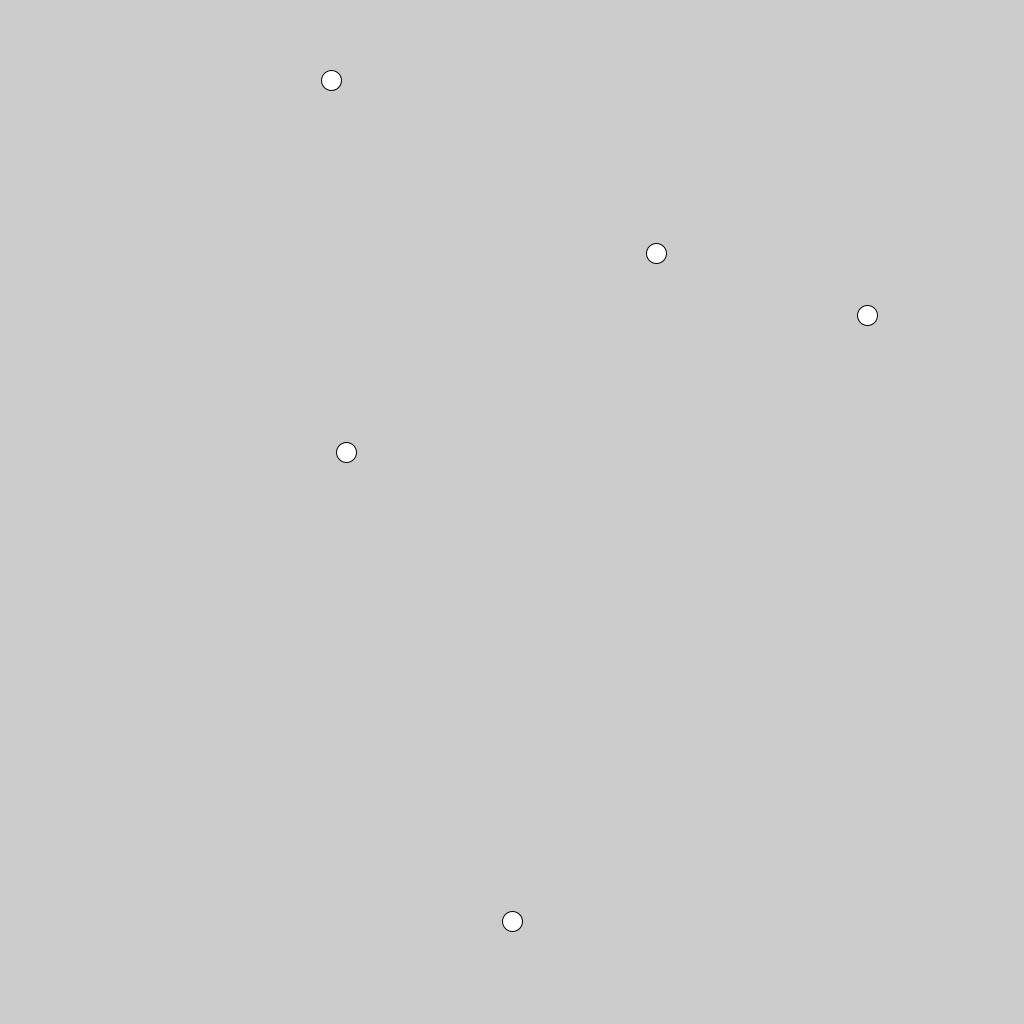
Frame 1 (no input)
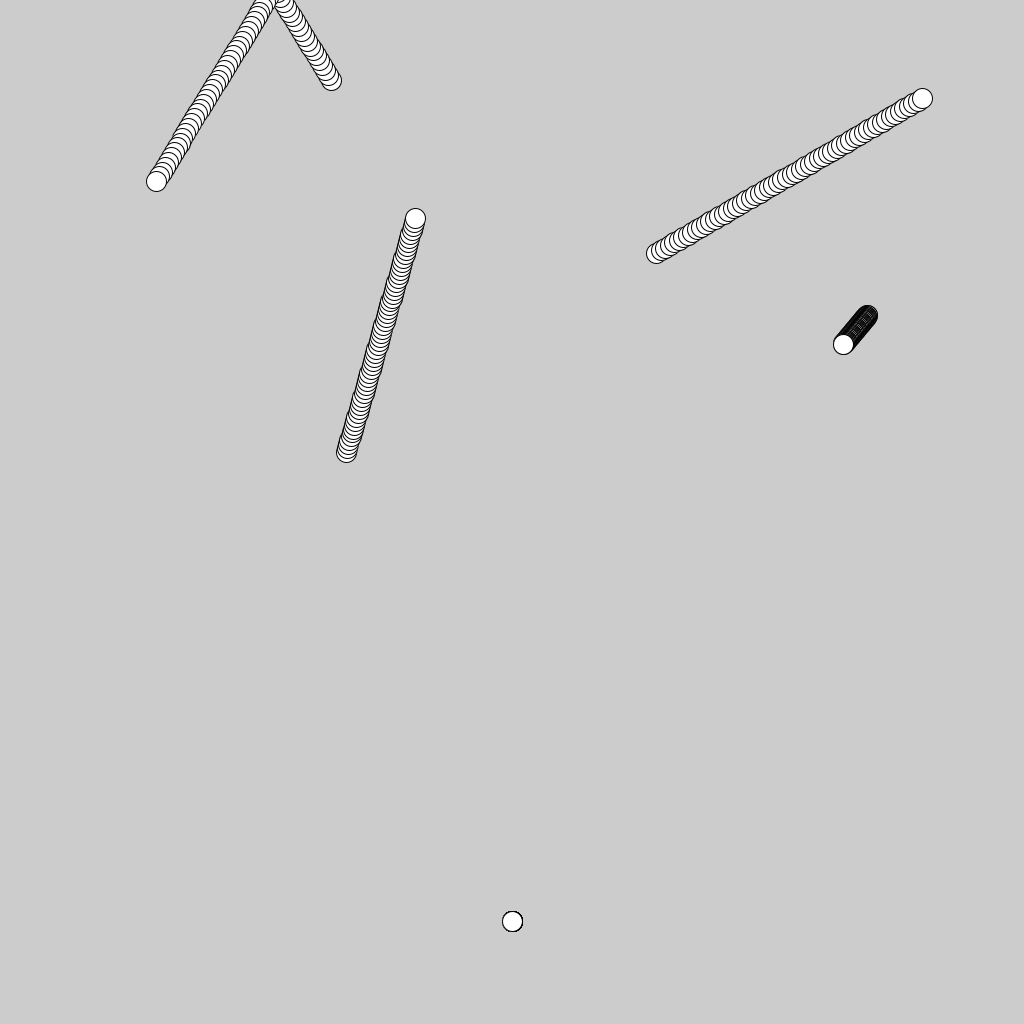
Frame 60 (the mouse pressed at the canvas centre just before this capture)
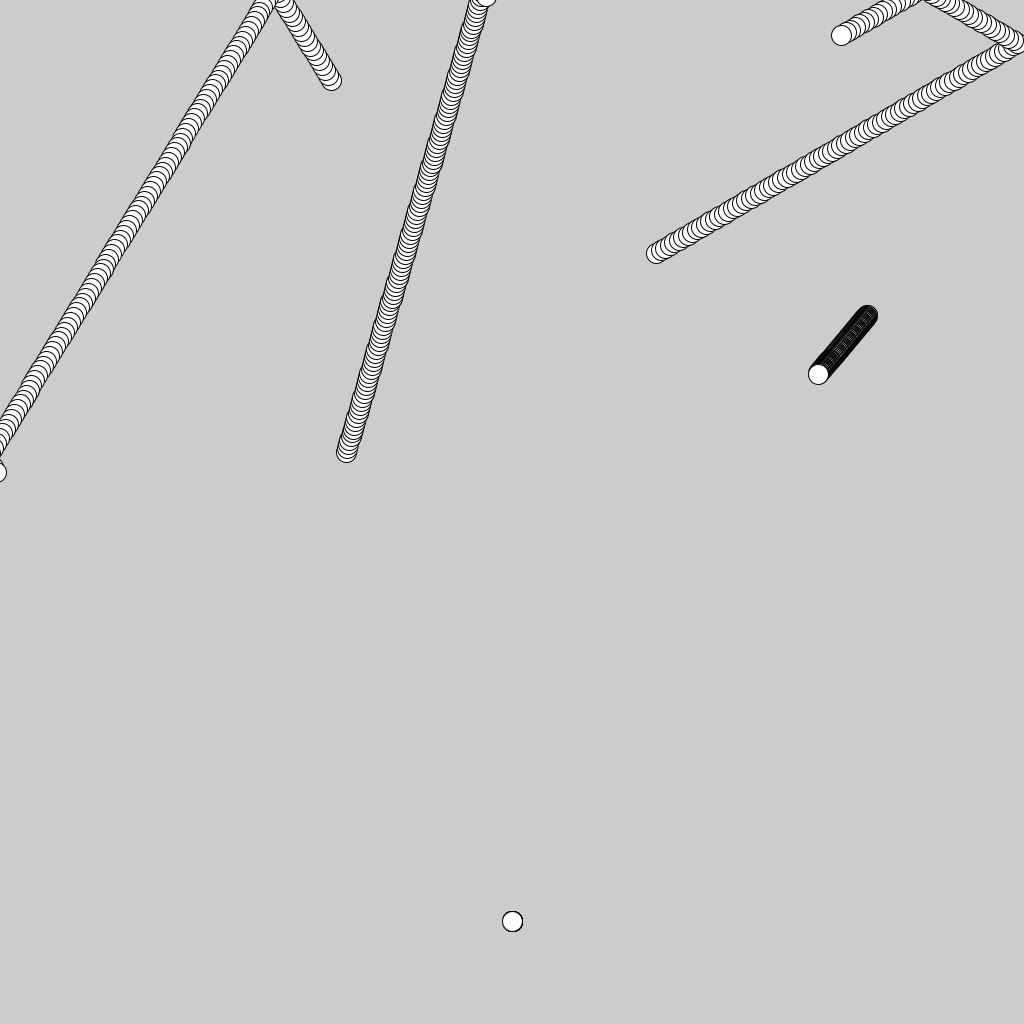
Frame 120 (the mouse held since frame 60 and released just before this capture)

The Processing sketch that drew these frames (run headless with seeded random() and noise(); from frame 60 on, the mouse is pressed at the canvas centre):

// Processing sketch: InputDemo
// ── InputDemo.pde
// ArrayList<Enemy> enemies;
ArrayList<Enemy> enemies = new ArrayList<Enemy>();
float x = 0;
float y = 0;

void setup() {
	size(1024, 1024);

	

	//Create our apples or pears
	// for (int i = 0; i < numberOfBalls; ++i) {
	// 	//random with 50% chance of having apples.
	// 	if (random(0, 1) < 0.5) {
	// 		balls[i] = new Apple();
	// 	}
	// 	else {
	// 		balls[i] = new Pear();
	// 	}
	// }
	enemies.add(new Enemy());
	enemies.add(new Enemy());
	enemies.add(new Enemy());
	enemies.add(new Enemy());
	// if (balls[0] instanceof Apple) {
	// 	println("apple");
	// }
	// else {
	// 	println("not apple");
	// }

	x = width / 2;
	y = height * 0.9;
}

void draw() {

	x += getXaxis() * 5;
	y += getYaxis() * 5;

	ellipse(x, y, 20, 20);

	for (Enemy e : enemies) {
		e.update();
		e.draw();
	}

	// //loop throuh all balls
	// for (int i = 0; i < numberOfBalls; ++i) {

	// 	//Check collision against all following balls
	// 	for (int j = i+1; j < numberOfBalls; ++j) {
			
	// 		//If size is zero, skip check and move on.
	// 		if (balls[i].size == 0 || balls[j].size == 0) {
	// 			continue;
	// 		}

	// 		//Run collision check code, current balls[i] agains all remaing balls.
	// 		boolean hasCollided = collision(balls[i].position.x, 
	// 										balls[i].position.y,
	// 										balls[i].size/2, 

	// 										balls[j].position.x, 
	// 										balls[j].position.y,
	// 										balls[j].size/2);

	// 		//If we have collided set size to zero.
	// 		if (hasCollided) {
	// 			balls[i].size = 0;
	// 			balls[j].size = 0;
	// 		}
	// 	}

	// 	//run the ball update function for movement
	// 	balls[i].update();
	// }

	// //Loop throuh all the balls again and draw them on the screen.
	// for (int i = 0; i < numberOfBalls; ++i) {
	// 	balls[i].draw();
	// }
}

// ── Enemy.pde
class Enemy {
	//Object data
	PVector position;
	PVector velocity;
	int size = 20;

	//Constructor without arguments
	public Enemy () {
		//Create vector objects
		position = new PVector();

		//Set random start pos
		position.x = random(0, width);
		position.y = random(0, height);

		//Create vector for velocity and set random direction
		velocity = new PVector();
		velocity.x = random(10) - 5;
		velocity.y = random(10) - 5;
	}

	//Constructor with position arguments
	public Enemy (int x, int y) {
		position = new PVector(x, y);

		velocity = new PVector();
		velocity.x = random(10) - 5;
		velocity.y = random(10) - 5;
	}


	void update()
	{
		//Update our position
		position.x += velocity.x;
		position.y += velocity.y;

		//Bounce if we hit a wall (reverse velocity)
		if (position.x > width || position.x < 0) {
			velocity.x *= -1;
		}
		if (position.y > height || position.y < 0) {
			velocity.y *= -1;
		}
	}

	void draw()
	{
		//Draw our ball on the screen
		ellipse(position.x - size/2, position.y - size/2, size, size);
	}
}
// ── Input.pde
boolean[] keys = new boolean[5];
//0 up
//1 down
//2 right
//3 left
//4 fire

float getXaxis()
{
	if (keys[2]) {
	 	return 1;
	}
	if (keys[3]) {
	 	return -1;
	}

	return 0;
}

float getYaxis()
{
	if (keys[0]) {
	 	return -1;
	}
	if (keys[1]) {
	 	return 1;
	}
	return 0;
}

void keyPressed()
{
	if (key == CODED)
	{
		if (keyCode == UP)
			keys[0] = true;
		else if (keyCode == DOWN)
			keys[1] = true;
		if (keyCode == LEFT)
			keys[3] = true;
		else if (keyCode == RIGHT)
			keys[2] = true;
	 }
	 if (key=='w')
	 	keys[0] = true;
	 else if (key=='s') 
	 	keys[1] = true;
	 else if (key=='d')
	 	keys[2] = true; 
	 else if (key=='a') 
	 	keys[3] = true;
}

void keyReleased()
{
	if (key == CODED)
	{
		if (keyCode == UP)
			keys[0] = false;
		else if (keyCode == DOWN)
			keys[1] = false;
		if (keyCode == LEFT)
			keys[3] = false;
		else if (keyCode == RIGHT)
			keys[2] = false;
	 }
	 if (key=='w')
	 	keys[0] = false;
	 else if (key=='s') 
	 	keys[1] = false;
	 else if (key=='d')
	 	keys[2] = false; 
	 else if (key=='a')  
	 	keys[3] = false;
}
